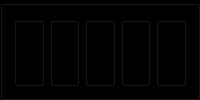
        <widget class="QGroupBox" name="Shop">
         <property name="maximumSize">
          <size>
           <width>16777215</width>
           <height>300</height>
          </size>
         </property>
         <property name="styleSheet">
          <string notr="true">QGroupBox{
background: black;
color: white
}</string>
         </property>
         <property name="title">
          <string/>
         </property>
         <layout class="QHBoxLayout" name="horizontalLayout">
          <item>
           <widget class="QGroupBox" name="Slot_1">
            <property name="title">
             <string/>
            </property>
            <widget class="QLabel" name="Shop_Icon_1">
             <property name="geometry">
              <rect>
               <x>10</x>
               <y>10</y>
               <width>191</width>
               <height>141</height>
              </rect>
             </property>
             <property name="text">
              <string/>
             </property>
             <property name="pixmap">
              <pixmap resource="resources.qrc">:/TFT_Set_6/champions/Zilean.png</pixmap>
             </property>
             <property name="scaledContents">
              <bool>true</bool>
             </property>
            </widget>
            <widget class="QLabel" name="Shop_Rarity_1">
             <property name="geometry">
              <rect>
               <x>10</x>
               <y>160</y>
               <width>191</width>
               <height>61</height>
              </rect>
             </property>
             <property name="text">
              <string/>
             </property>
             <property name="pixmap">
              <pixmap resource="resources.qrc">:/rarities/1.png</pixmap>
             </property>
            </widget>
            <widget class="QLabel" name="Shop_Name_1">
             <property name="geometry">
              <rect>
               <x>20</x>
               <y>170</y>
               <width>101</width>
               <height>41</height>
              </rect>
             </property>
             <property name="text">
              <string>_Name</string>
             </property>
            </widget>
            <widget class="QLabel" name="Shop_Cost_1">
             <property name="geometry">
              <rect>
               <x>110</x>
               <y>170</y>
               <width>81</width>
               <height>41</height>
              </rect>
             </property>
             <property name="text">
              <string>_Cost</string>
             </property>
             <property name="alignment">
              <set>Qt::AlignRight|Qt::AlignTrailing|Qt::AlignVCenter</set>
             </property>
            </widget>
           </widget>
          </item>
          <item>
           <widget class="QGroupBox" name="Slot_2">
            <property name="title">
             <string/>
            </property>
            <widget class="QLabel" name="Shop_Name_2">
             <property name="geometry">
              <rect>
               <x>20</x>
               <y>170</y>
               <width>101</width>
               <height>41</height>
              </rect>
             </property>
             <property name="text">
              <string>_Name</string>
             </property>
            </widget>
            <widget class="QLabel" name="Shop_Rarity_2">
             <property name="geometry">
              <rect>
               <x>10</x>
               <y>160</y>
               <width>191</width>
               <height>61</height>
              </rect>
             </property>
             <property name="text">
              <string/>
             </property>
             <property name="pixmap">
              <pixmap resource="resources.qrc">:/rarities/1.png</pixmap>
             </property>
            </widget>
            <widget class="QLabel" name="Shop_Icon_2">
             <property name="geometry">
              <rect>
               <x>10</x>
               <y>10</y>
               <width>191</width>
               <height>141</height>
              </rect>
             </property>
             <property name="text">
              <string/>
             </property>
             <property name="pixmap">
              <pixmap resource="resources.qrc">:/TFT_Set_6/champions/Zilean.png</pixmap>
             </property>
             <property name="scaledContents">
              <bool>true</bool>
             </property>
            </widget>
            <widget class="QLabel" name="Shop_Cost_2">
             <property name="geometry">
              <rect>
               <x>110</x>
               <y>170</y>
               <width>81</width>
               <height>41</height>
              </rect>
             </property>
             <property name="text">
              <string>_Cost</string>
             </property>
             <property name="alignment">
              <set>Qt::AlignRight|Qt::AlignTrailing|Qt::AlignVCenter</set>
             </property>
            </widget>
            <zorder>Shop_Rarity_2</zorder>
            <zorder>Shop_Icon_2</zorder>
            <zorder>Shop_Cost_2</zorder>
            <zorder>Shop_Name_2</zorder>
           </widget>
          </item>
          <item>
           <widget class="QGroupBox" name="Slot_3">
            <property name="title">
             <string/>
            </property>
            <widget class="QLabel" name="Shop_Name_3">
             <property name="geometry">
              <rect>
               <x>20</x>
               <y>170</y>
               <width>101</width>
               <height>41</height>
              </rect>
             </property>
             <property name="text">
              <string>_Name</string>
             </property>
            </widget>
            <widget class="QLabel" name="Shop_Icon_3">
             <property name="geometry">
              <rect>
               <x>10</x>
               <y>10</y>
               <width>191</width>
               <height>141</height>
              </rect>
             </property>
             <property name="text">
              <string/>
             </property>
             <property name="pixmap">
              <pixmap resource="resources.qrc">:/TFT_Set_6/champions/Zilean.png</pixmap>
             </property>
             <property name="scaledContents">
              <bool>true</bool>
             </property>
            </widget>
            <widget class="QLabel" name="Shop_Cost_3">
             <property name="geometry">
              <rect>
               <x>110</x>
               <y>170</y>
               <width>81</width>
               <height>41</height>
              </rect>
             </property>
             <property name="text">
              <string>_Cost</string>
             </property>
             <property name="alignment">
              <set>Qt::AlignRight|Qt::AlignTrailing|Qt::AlignVCenter</set>
             </property>
            </widget>
            <widget class="QLabel" name="Shop_Rarity_3">
             <property name="geometry">
              <rect>
               <x>10</x>
               <y>160</y>
               <width>191</width>
               <height>61</height>
              </rect>
             </property>
             <property name="text">
              <string/>
             </property>
             <property name="pixmap">
              <pixmap resource="resources.qrc">:/rarities/1.png</pixmap>
             </property>
            </widget>
            <zorder>Shop_Icon_3</zorder>
            <zorder>Shop_Rarity_3</zorder>
            <zorder>Shop_Name_3</zorder>
            <zorder>Shop_Cost_3</zorder>
           </widget>
          </item>
          <item>
           <widget class="QGroupBox" name="Slot_4">
            <property name="title">
             <string/>
            </property>
            <widget class="QLabel" name="Shop_Name_4">
             <property name="geometry">
              <rect>
               <x>20</x>
               <y>170</y>
               <width>101</width>
               <height>41</height>
              </rect>
             </property>
             <property name="text">
              <string>_Name</string>
             </property>
            </widget>
            <widget class="QLabel" name="Shop_Icon_4">
             <property name="geometry">
              <rect>
               <x>10</x>
               <y>10</y>
               <width>191</width>
               <height>141</height>
              </rect>
             </property>
             <property name="text">
              <string/>
             </property>
             <property name="pixmap">
              <pixmap resource="resources.qrc">:/TFT_Set_6/champions/Zilean.png</pixmap>
             </property>
             <property name="scaledContents">
              <bool>true</bool>
             </property>
            </widget>
            <widget class="QLabel" name="Shop_Cost_4">
             <property name="geometry">
              <rect>
               <x>110</x>
               <y>170</y>
               <width>81</width>
               <height>41</height>
              </rect>
             </property>
             <property name="text">
              <string>_Cost</string>
             </property>
             <property name="alignment">
              <set>Qt::AlignRight|Qt::AlignTrailing|Qt::AlignVCenter</set>
             </property>
            </widget>
            <widget class="QLabel" name="Shop_Rarity_4">
             <property name="geometry">
              <rect>
               <x>10</x>
               <y>160</y>
               <width>191</width>
               <height>61</height>
              </rect>
             </property>
             <property name="text">
              <string/>
             </property>
             <property name="pixmap">
              <pixmap resource="resources.qrc">:/rarities/1.png</pixmap>
             </property>
            </widget>
            <zorder>Shop_Icon_4</zorder>
            <zorder>Shop_Rarity_4</zorder>
            <zorder>Shop_Name_4</zorder>
            <zorder>Shop_Cost_4</zorder>
           </widget>
          </item>
          <item>
           <widget class="QGroupBox" name="Slot_5">
            <property name="title">
             <string/>
            </property>
            <widget class="QLabel" name="Shop_Name_5">
             <property name="geometry">
              <rect>
               <x>20</x>
               <y>170</y>
               <width>101</width>
               <height>41</height>
              </rect>
             </property>
             <property name="text">
              <string>_Name</string>
             </property>
            </widget>
            <widget class="QLabel" name="Shop_Icon_5">
             <property name="geometry">
              <rect>
               <x>10</x>
               <y>10</y>
               <width>191</width>
               <height>141</height>
              </rect>
             </property>
             <property name="text">
              <string/>
             </property>
             <property name="pixmap">
              <pixmap resource="resources.qrc">:/TFT_Set_6/champions/Zilean.png</pixmap>
             </property>
             <property name="scaledContents">
              <bool>true</bool>
             </property>
            </widget>
            <widget class="QLabel" name="Shop_Cost_5">
             <property name="geometry">
              <rect>
               <x>110</x>
               <y>170</y>
               <width>81</width>
               <height>41</height>
              </rect>
             </property>
             <property name="text">
              <string>_Cost</string>
             </property>
             <property name="alignment">
              <set>Qt::AlignRight|Qt::AlignTrailing|Qt::AlignVCenter</set>
             </property>
            </widget>
            <widget class="QLabel" name="Shop_Rarity_5">
             <property name="geometry">
              <rect>
               <x>10</x>
               <y>160</y>
               <width>191</width>
               <height>61</height>
              </rect>
             </property>
             <property name="text">
              <string/>
             </property>
             <property name="pixmap">
              <pixmap resource="resources.qrc">:/rarities/1.png</pixmap>
             </property>
            </widget>
            <zorder>Shop_Rarity_5</zorder>
            <zorder>Shop_Name_5</zorder>
            <zorder>Shop_Icon_5</zorder>
            <zorder>Shop_Cost_5</zorder>
           </widget>
          </item>
         </layout>
        </widget>
